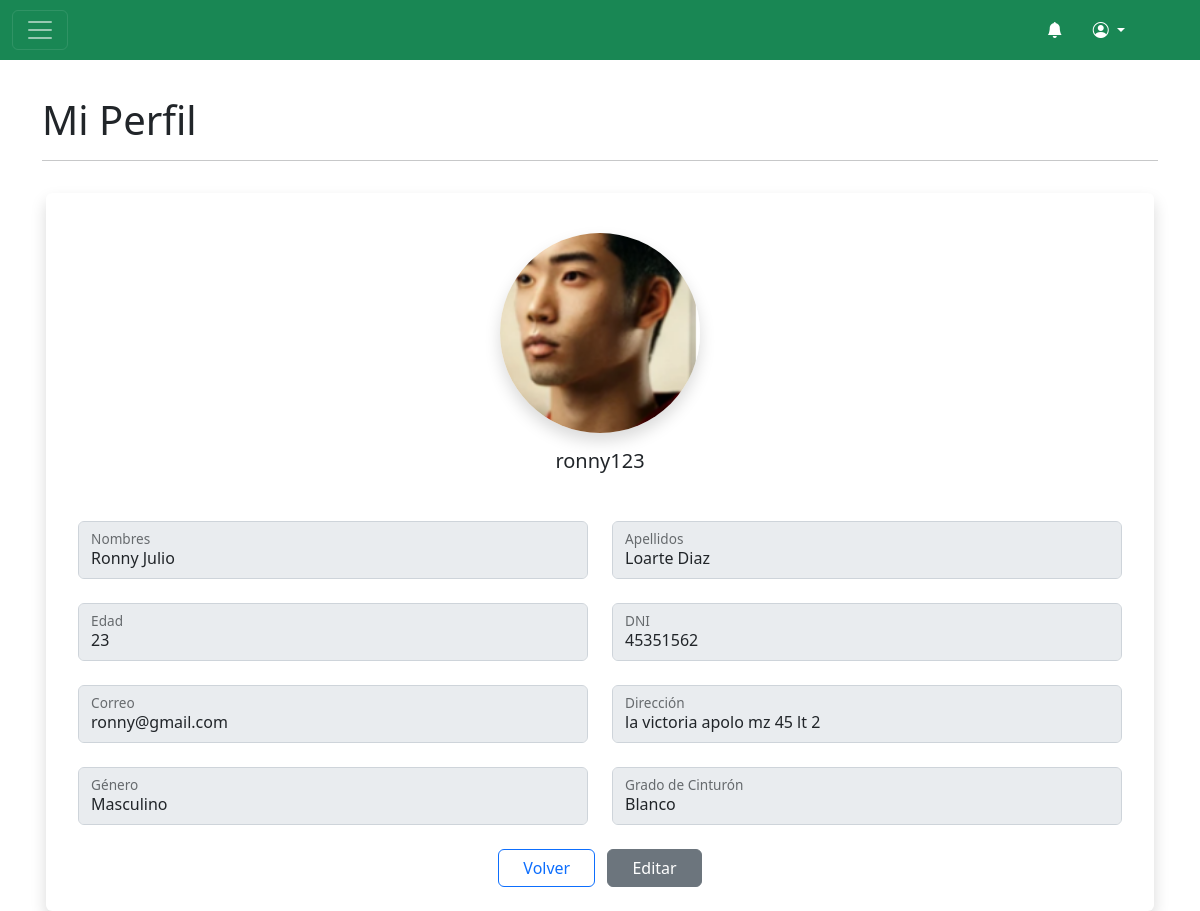
Screenshot of /editar_perfil_alumno/13/ with the database file from the repository.
### app/models.py (models this page shows)
class Alumno(models.Model):
    nombre=models.CharField(max_length=50)
    apellido=models.CharField(max_length=50)
    edad=models.IntegerField()
    dni=models.IntegerField()
    correo=models.CharField(max_length=50)
    telefono=models.IntegerField()
    direccion=models.CharField(max_length=50)
    fecha_nacimiento=models.DateField()
    grado_cinturon=models.ForeignKey(Cinturon,on_delete=models.SET_NULL,null=True,blank=True)
    foto_perfil= models.ImageField(upload_to='imagenes_bd/',null=True,blank=True)
    genero=models.CharField(max_length=10,default='sin genero')
    id_usuario=models.ForeignKey(User,on_delete=models.CASCADE)
    class Meta:
        db_table='Alumno'

class Cinturon(models.Model):
    color_cinturon=models.CharField(max_length=50)
    kup=models.IntegerField()
    dan=models.IntegerField()

### app/views/Perfil_alumno.py (the view)
# urls.py: path('editar_perfil_alumno/<int:id_alumno>/', Perfil_alumno.editar_perfil_alumno, name='editar_perfil_alumno'),
def editar_perfil_alumno(request, id_alumno):
    alumno = Alumno.objects.get(id=id_alumno)
    if request.method == "POST":
        nombre = request.POST.get('nombre')
        apellido = request.POST.get('apellido')
        correo = request.POST.get('correo')
        direccion = request.POST.get('direccion')
        if nombre and not re.match("^[a-zA-ZáéíóúÁÉÍÓÚñÑ\s]+$", nombre):
            messages.error(request, "El nombre solo puede contener letras.")
            return redirect('editar_perfil_alumno', id_alumno=alumno.id)
        if apellido and not re.match("^[a-zA-ZáéíóúÁÉÍÓÚñÑ\s]+$", apellido):
            messages.error(request, "El apellido solo puede contener letras.")
            return redirect('editar_perfil_alumno', id_alumno=alumno.id)
        if nombre:  # Permitir actualización de nombre
            alumno.nombre = nombre
        if apellido:  # Permitir actualización de apellido
            alumno.apellido = apellido
        if correo:  # Permitir actualización de correo
            alumno.correo = correo
        if direccion:  # Permitir actualización de dirección
            alumno.direccion = direccion
        alumno.save()
        messages.success(request, "Perfil actualizado exitosamente.")
        return redirect('editar_perfil_alumno', id_alumno=alumno.id)
    else:
        return render(request, 'app/alumnos/Perfil_alumno.html', {'alumno': alumno})

### app/templates/app/alumnos/Perfil_alumno.html (shortened to what this page needs)
{% extends "app/base/base_alumno.html" %}
{% block titulo %} Mi Perfil {% endblock %}
{% block content %}
<div class="container mt-5">
    <form class="row g-3 p-4 shadow bg-white rounded" action="{% url 'editar_perfil_alumno' alumno.id %}" method="post" enctype="multipart/form-data" id="perfilForm">
        <div class="col-12 text-center mb-4">
            <div class="position-relative d-inline-block">
                <img src="{{ alumno.foto_perfil.url }}" alt="Foto de Perfil" class="rounded-circle shadow" style="width: 200px; height: 200px; object-fit: cover;">
                <h5 class="mt-3 text-center">{{ alumno.id_usuario }}</h5>
            </div>
        </div>
        <div class="col-12">
            <div class="row g-4">
                <div class="col-md-6">
                    <div class="form-floating">
                        <input type="text" class="form-control" id="nombre" placeholder="Nombres" name="nombre" value="{{ alumno.nombre }}" required disabled>
                        <label for="nombre">Nombres</label>
                    </div>
                </div>
                <div class="col-md-6">
                    <div class="form-floating">
                        <input type="text" class="form-control" id="apellido" placeholder="Apellidos" name="apellido" value="{{ alumno.apellido }}" required disabled>
                        <label for="apellido">Apellidos</label>
                    </div>
                </div>
                <div class="col-md-6">
                    <div class="form-floating">
                        <input type="number" class="form-control" id="edad" placeholder="Edad" name="edad" value="{{ alumno.edad }}" disabled required>
                        <label for="edad">Edad</label>
                    </div>
                </div>
                <div class="col-md-6">
                    <div class="form-floating">
                        <input type="text" class="form-control" id="dni" placeholder="DNI" minlength="8" maxlength="8" name="dni" value="{{ alumno.dni }}" required disabled>
                        <label for="dni">DNI</label>
                    </div>
                </div>
                <div class="col-md-6">
                    <div class="form-floating">
                        <input type="email" class="form-control" id="correo" placeholder="Correo" name="correo" value="{{ alumno.correo }}" required disabled>
                        <label for="correo">Correo</label>
                    </div>
                </div>
                <div class="col-md-6">
                    <div class="form-floating">
                        <input type="text" class="form-control" id="direccion" placeholder="Dirección" name="direccion" value="{{ alumno.direccion }}" required disabled>
                        <label for="direccion">Dirección</label>
                    </div>
                </div>
                <div class="col-md-6">
                    <div class="form-floating">
                        <input type="text" class="form-control" id="genero" name="genero" value="{{ alumno.genero }}" required disabled>
                        <label for="genero">Género</label>
                    </div>
                </div>
                <div class="col-md-6">
                    <div class="form-floating">
                        <input type="text" class="form-control" id="grado_cinturon" name="grado_cinturon" value="{{ alumno.grado_cinturon.color_cinturon }}" required disabled>
                        <label for="grado_cinturon">Grado de Cinturón</label>
                    </div>
                </div>
            </div>
        </div>
        <div class="col-12 text-center mt-4">
            <a href="/dashboard_alumno/" class="btn btn-outline-primary px-4">Volver</a>
            <button type="button" class="btn btn-secondary px-4 ms-2" id="editButton">Editar</button>
        </div>
    </form>
</div>
{% endblock %}

### rows the page displays
Alumno: foto_perfil (picture), id_usuario "ronny123", nombre "Ronny Julio", apellido "Loarte Diaz", edad "23", dni "45351562", correo "ronny@gmail.com", direccion "la victoria apolo mz 45 lt 2", genero "Masculino", grado_cinturon "Blanco"
